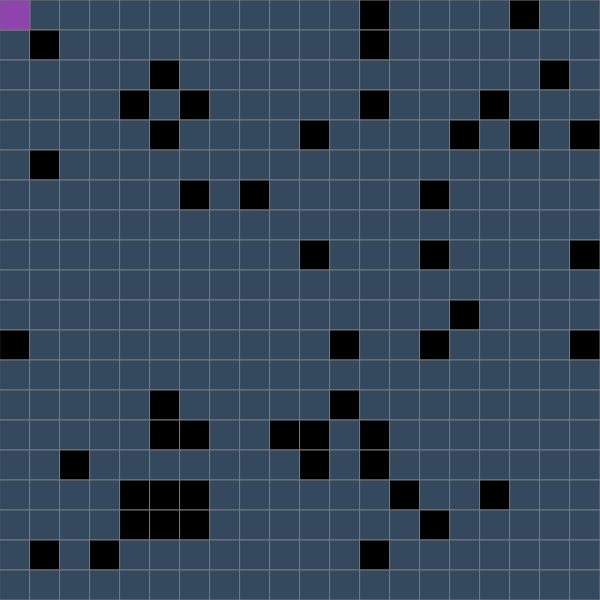
Frame 1 (no input)
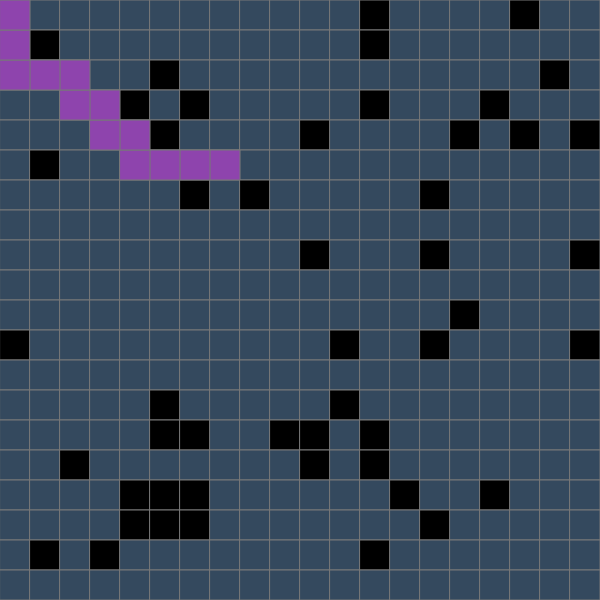
Frame 60 (no input)
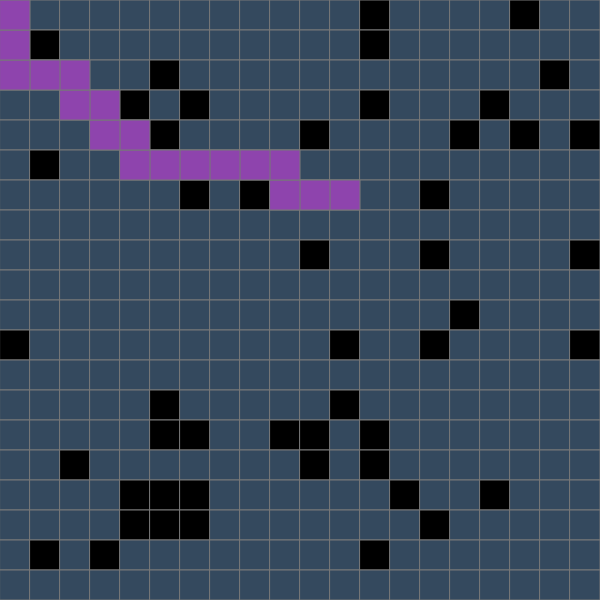
Frame 120 (the mouse pressed at the canvas centre since frame 60)

The p5.js sketch that drew these frames (run headless with seeded random() and noise() and a simulated clock; from frame 60 on, the mouse is pressed at the canvas centre):

// p5.js sketch
// ── sketch.js
let rows = 20
let columns = 20

let grid = new Array()

let pathFinder

function setup() {
	
	createCenteredCanvas()
	frameRate(30)
	
	// grid = Array(rows).fill().map(() => Array(columns).fill().map(() => new Cell())) //Generate grid full of Cells

	for (let i = 0; i < rows; i++) {

		grid.push(new Array())

		for (let j = 0; j < columns; j++) {
			grid[i].push(new Cell(j, i))
		}

	}

	grid[grid.length-1][grid[0].length-1].valid = true
	findNeighbours(grid, true)

	// breadth_first_search(grid, {x: 2, y: 2}, {x: 8, y: 8})
	pathFinder = new AStarPathFinder(grid, grid[0][0], grid[grid.length-1][grid[0].length-1])
}

function draw() {
	
	background('#0e0e0e')
	drawFrame()

	if (!pathFinder.finished) pathFinder.step()

	drawGrid(calcPath(pathFinder.lastCheckedNode))

	// noLoop()
	// fill(255)

}

function mousePressed() {

	// if (mouseX < width && mouseX > 0 && mouseY < height && mouseY > 0) {
	// 	let col = Math.floor(mouseX/width * grid[0].length)
	// 	let row = Math.floor(mouseY/height * grid.length)

	// 	grid[row][col].valid = !grid[row][col].valid

	// 	for (let i = 0; i < grid.length; i++) {
	// 		for (let j = 0; j < grid[0].length; j++ ){
	// 			grid[i][j].resetParent()
	// 		}
	// 	}

	// }


}

function calcPath(endNode) {

    // Find the path by working backwards
    path = [];
    var temp = endNode;
    path.push(temp);
    while (temp.parent != null) {
        path.push(temp.parent);
        temp = temp.parent;
    }

    return path
}

// function drawPath(path) {
//     // Drawing path as continuous line
//     noFill();
//     stroke(255, 0, 200);
//     strokeWeight(gamemap.w / gamemap.cols / 2);
//     beginShape();
//     for (var i = 0; i < path.length; i++) {
//         vertex(path[i].x + path[i].width / 2, path[i].y + path[i].height / 2);
//     }
//     endShape();
// }

function windowResized() {
  createCenteredCanvas()
}


function createCenteredCanvas() {

  const size =
    (windowWidth <= 540 || windowHeight <= 630) +
    (windowWidth <= 960 || windowHeight <= 800)
  const dim = [600, 450, 300][size]
  createCanvas(dim, dim).position(
    (windowWidth - width) / 2,
    (windowHeight - height) / 2
  )

}

function drawFrame() {

    push()
    stroke(100)
    strokeWeight(3)
    line(0, 0, width, 0)
    line(0, 0, 0, height)
    // line(width/2, 0, width/2, height)
    line(width-1, height-1, width-1, 0)
    line(width-1, height-1, 0, height-1)
    pop()

}
// ── aStar.js
function AStarPathFinder(grid, start, goal) {

	this.grid = grid

	this.frontier = []
	this.frontier.push(start)

	this.closedSet = [] 
	this.start = start
	this.goal = goal

	this.lastCheckedNode = grid[start.x][start.y]

	this.finished = false
	this.blockedPath = false

	this.closedSetClr = color(231, 76, 60)
	this.frontierClr = color(230, 126, 34)

	//An educated guess of how far it is between two points
	this.heuristic = function(a, b) {
		
		return dist(a.x, a.y, b.x, b.y)

	}

	this.removeFromArray = function(arr, elm) {

		arr = arr.filter(e => e != elm)

	}

	this.step = function() {

		if (this.frontier.length > 0) {

			//Find the best cell in the frontier (openSet)
			let bestFit = 0 //Supose the first is the best one at the start

			for (let i = 0; i < this.frontier.length; i++) {

				if (this.frontier[i].f < this.frontier[bestFit].f) bestFit = i

				if (this.frontier[i].f == this.frontier[bestFit].f) {

					//Chose the largest path
					if (this.frontier[i].g > this.frontier[bestFit].g) bestFit = i

				}
			}

			let current = this.frontier[bestFit]

			this.lastCheckedNode = current

			this.frontier = this.frontier.filter(x => x != current) //Remove current from frontier
			this.closedSet.push(current)
			// current.color = this.closedSetClr

			if (current == this.goal) {

				this.finished = true
				return

			}


			for (let neighbour of current.neighbours) {

				if (!this.closedSet.includes(neighbour)) {

					let tempG = current.g + this.heuristic(neighbour, current)

					//Is this a better path?
					if (!this.frontier.includes(neighbour)) {

						this.frontier.push(neighbour)
						// neighbour.color = this.frontierClr //To show on canvas

					} else if (tempG >= neighbour.g) {
						continue
					}

					neighbour.g = tempG
					neighbour.h = this.heuristic(neighbour, this.goal)

					neighbour.f = neighbour.g + neighbour.h
					neighbour.parent = current

				}
			}

		} else {

			this.blockedPath = true
			console.log("blocked path!!")
		}

	}
}
// ── grid.js
class Cell {
	
	constructor(x, y){

		this.x = x
		this.y = y

		this.g = 0
		this.h 
		this.f 

		this.parent = null
		this.neighbours = []
		this.diagonalNeigh = []

		this.valid = true

		if (random(1) < 0.1) this.valid = false

		this.color = color(52, 73, 94)
		// this.special = false
		
		return this
	}

	setNeighbour(neighbour) {

		if (neighbour instanceof Cell) this.neighbours.push(neighbour)
		return this

	}

	setDiagonalNeighbour(neighbour) {

		if (neighbour instanceof Cell) this.diagonalNeigh.push(neighbour)
		return this

	}

	resetNeighbours() {
		this.neighbours = []
		this.diagonalNeigh = []
		return this
	}

	resetParent() {
		this.parent = null
		return this
	}

}

function drawGrid(path) {

	const spaceBetSquareCol = width / grid[0].length
	const spaceBetSquareRow = height / grid.length

	push()

	stroke(120)
    strokeWeight(1)

	for (let i = 0; i < grid.length; i++) {

		const distRow = i * spaceBetSquareRow

		for (let j = 0; j < grid[0].length; j++) {

			const distCol = j * spaceBetSquareCol

			if (grid[i][j].valid) fill(grid[i][j].color)
			else fill(0)

			rect(distCol, distRow, spaceBetSquareCol, spaceBetSquareRow)

		}

	}

	fill(142, 68, 173)

	for (let cell of path) {

		rect(cell.x*spaceBetSquareCol, cell.y*spaceBetSquareRow, spaceBetSquareCol, spaceBetSquareRow)

	}
	pop()

}

function findNeighbours(grid, useDiagonals) {

	const directions = [[1, 0], [0, 1], [-1, 0], [0, -1]] //All possible directions of neighbours
	const diagonals = [[-1, -1], [1, 1], [-1, 1], [1, -1]]

	for (let i = 0; i < grid.length; i++) {
		for (let j = 0; j < grid[0].length; j++) { //Loop every cell

			grid[i][j].resetNeighbours()

			for (let direction of directions) {

				const xPos = direction[0]+i //x position of neighbour
				const yPos = direction[1]+j //y position of neighbour

				if (xPos >= 0 && xPos < grid.length    &&
					yPos >= 0 && yPos < grid[0].length &&
					grid[xPos][yPos].valid) { //Check for boundaries

					grid[i][j].setNeighbour(grid[xPos][yPos])

				}
			}

			if (useDiagonals) {

				for (let diagonal of diagonals) {

					const xPos = diagonal[0]+i //x position of neighbour
					const yPos = diagonal[1]+j //y position of neighbour

					if (xPos >= 0 && xPos < grid.length    &&
						yPos >= 0 && yPos < grid[0].length &&
						grid[xPos][yPos].valid) { //Check for boundaries

						grid[i][j].setDiagonalNeighbour(grid[xPos][yPos])

					}

				}
			}
		}
	}

}

function cost(fromNode, toNode) {


}
// ── util.js
class Queue {

	constructor() {
		this.elements = []
		return this
	}

	empty() {
		return (this.elements.length == 0) ? true : false
	}

	put(x) {
		this.elements.push(x)
		return this
	}

	get() {
		return this.elements.shift() //Returns the first element of the array and removes it
	}

}

// const top = 0;
// const parent = i => ((i + 1) >>> 1) - 1;
// const left = i => (i << 1) + 1;
// const right = i => (i + 1) << 1;

// class PriorityQueue {

//   constructor(comparator = (a, b) => a > b) {
//     this._heap = [];
//     this._comparator = comparator;
//   }

//   size() {
//     return this._heap.length;
//   }

//   isEmpty() {
//     return this.size() == 0;
//   }

//   peek() {
//     return this._heap[top];
//   }

//   push(...values) {
//     values.forEach(value => {
//       this._heap.push(value);
//       this._siftUp();
//     });
//     return this.size();
//   }

//   pop() {

//     const poppedValue = this.peek();
//     const bottom = this.size() - 1;
//     if (bottom > top) {
//       this._swap(top, bottom);
//     }
//     this._heap.pop();
//     this._siftDown();
//     return poppedValue;

//   }

//   replace(value) {

//     const replacedValue = this.peek();
//     this._heap[top] = value;
//     this._siftDown();
//     return replacedValue;

//   }

//   _greater(i, j) {

//     return this._comparator(this._heap[i], this._heap[j]);

//   }

//   _swap(i, j) {

//     [this._heap[i], this._heap[j]] = [this._heap[j], this._heap[i]];

//   }

//   _siftUp() {

//     let node = this.size() - 1;
//     while (node > top && this._greater(node, parent(node))) {
//       this._swap(node, parent(node));
//       node = parent(node);
//     }

//   }

//   _siftDown() {

//     let node = top;
//     while (
//       (left(node) < this.size() && this._greater(left(node), node)) ||
//       (right(node) < this.size() && this._greater(right(node), node))
//     ) {
//       let maxChild = (right(node) < this.size() && this._greater(right(node), left(node))) ? right(node) : left(node);
//       this._swap(node, maxChild);
//       node = maxChild;
//     }
    
//   }

// }
// ── visuals.js

function drawArrow(stemWidth, stemHeight, triangleHeight, triangleWidth, orientation, x, y) {

	push()
	translate(x,y)
	rotate(radians(orientation))
	translate(0, (stemHeight+triangleHeight)/2)

	beginShape()
	stroke(99, 110, 114)
	fill(45, 52, 54, 70)

	vertex(-stemWidth, 0)
	vertex(stemWidth, 0)
	vertex(stemWidth, -stemHeight)
	vertex(triangleWidth/2, -stemHeight)
	vertex(0, -triangleHeight-stemHeight)
	vertex(-triangleWidth/2, -stemHeight)
	vertex(-stemWidth, -stemHeight)
	endShape(CLOSE)

	pop()

}

function drawSimpleArrow(sizeW, sizeH, orientation, x, y) {

	sizeW /= 2
	sizeH /= 2

	push()

	stroke(70)
	strokeWeight(2)

	translate(x, y)
	rotate(radians(orientation))

	line(-sizeW, sizeH, 0, -sizeH)
	line(0, -sizeH, sizeW, sizeH)

	pop()

}
